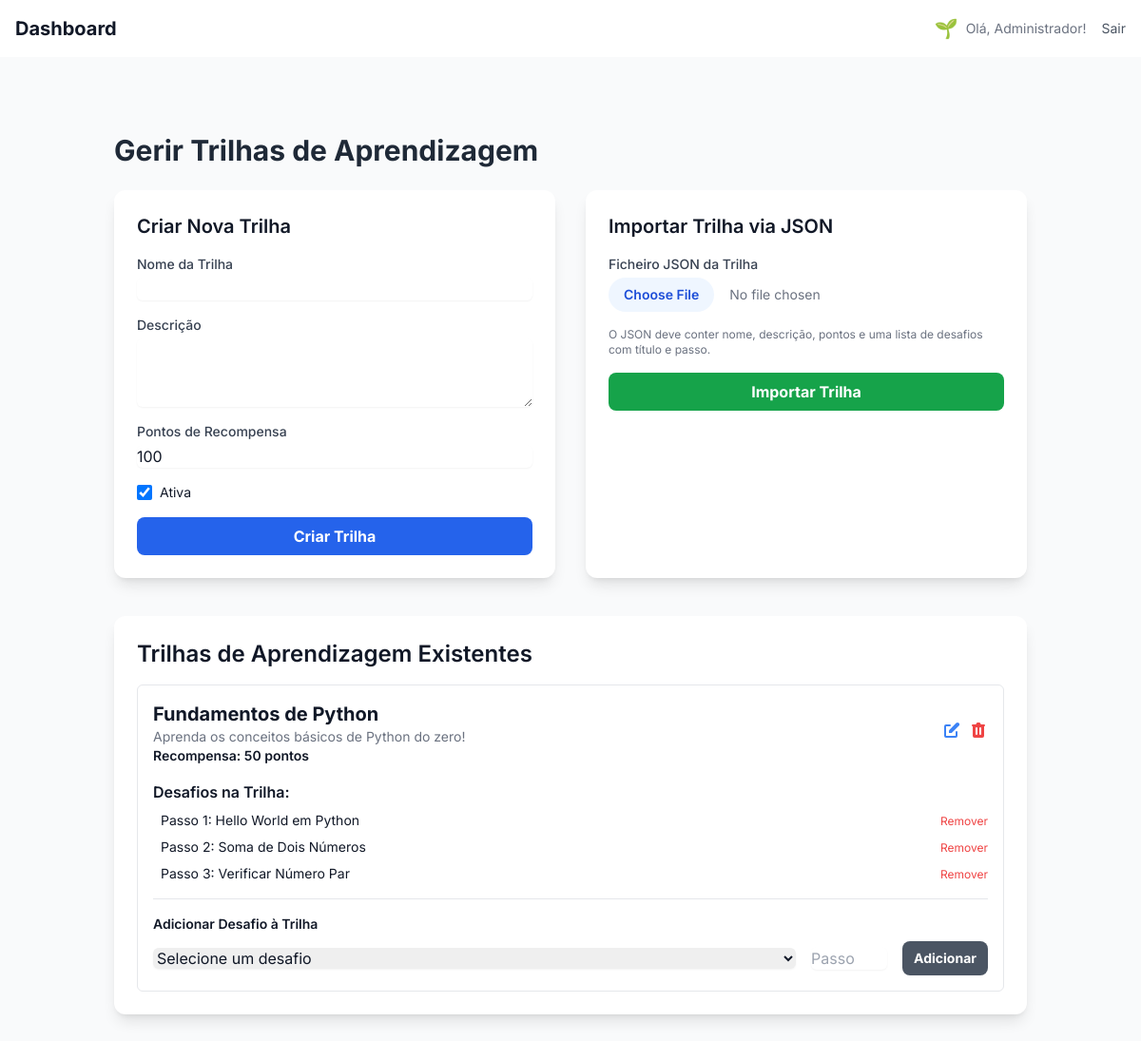
/admin/paths (signed in), run on the app's committed database.
### app.py (models this page shows)
class Level(db.Model):
    id = db.Column(db.Integer, primary_key=True)
    name = db.Column(db.String(50), unique=True, nullable=False)
    min_points = db.Column(db.Integer, unique=True, nullable=False, index=True)
    insignia = db.Column(db.String(255), nullable=True)  # URL ou emoji

class User(UserMixin, db.Model):
    id = db.Column(db.Integer, primary_key=True)
    name = db.Column(db.String(100), nullable=False)
    email = db.Column(db.String(100), unique=True, nullable=False)
    password = db.Column(db.String(200), nullable=False)
    is_admin = db.Column(db.Boolean, default=False)
    phone = db.Column(db.String(20))
    registered_at = db.Column(db.DateTime, default=datetime.utcnow)
    last_login = db.Column(db.DateTime)
    points = db.Column(db.Integer, default=0)
    level_id = db.Column(db.Integer, db.ForeignKey('level.id'), nullable=True)
    level = db.relationship('Level', backref='users')
    team_id = db.Column(db.Integer, db.ForeignKey('team.id'), nullable=True)
    avatar_url = db.Column(db.String(255), nullable=True)

class LearningPath(db.Model):
    id = db.Column(db.Integer, primary_key=True)
    name = db.Column(db.String(150), unique=True, nullable=False)
    description = db.Column(db.Text, nullable=True)
    reward_points = db.Column(db.Integer, default=100)
    is_active = db.Column(db.Boolean, default=True)
    challenges = db.relationship('PathChallenge', order_by='PathChallenge.step', cascade='all, delete-orphan', back_populates='path')

class PathChallenge(db.Model):
    path_id = db.Column(db.Integer, db.ForeignKey('learning_path.id'), primary_key=True)
    challenge_id = db.Column(db.Integer, db.ForeignKey('challenge.id'), primary_key=True)
    step = db.Column(db.Integer, nullable=False)
    challenge = db.relationship('Challenge')
    path = db.relationship('LearningPath', back_populates='challenges')

class Challenge(db.Model):
    id = db.Column(db.Integer, primary_key=True)
    title = db.Column(db.String(200), nullable=False)
    description = db.Column(db.Text, nullable=False)
    expected_answer = db.Column(db.String(500), nullable=False)
    points_reward = db.Column(db.Integer, default=10)
    level_required = db.Column(db.String(50), default='Iniciante')
    is_team_challenge = db.Column(db.Boolean, default=False)
    hint = db.Column(db.Text, nullable=True)
    hint_cost = db.Column(db.Integer, default=5)
    created_at = db.Column(db.DateTime, default=datetime.utcnow)
    challenge_type = db.Column(db.String(50), nullable=False, default='text')
    expected_output = db.Column(db.Text, nullable=True)

### app.py (the view, shortened to what this page needs)
@app.route('/admin/paths', methods=['GET', 'POST'])
@login_required
def admin_paths():
    if not current_user.is_admin:
        flash('Acesso negado.', 'error')
        return redirect(url_for('index'))
    form = BaseForm()
    all_paths = LearningPath.query.all()
    all_challenges = Challenge.query.all()
    return render_template('admin_paths.html', paths=all_paths, challenges=all_challenges, form=form)

### app.py
class BaseForm(FlaskForm):
    csrf_token = HiddenField()

### app.py (called while the page is built)
@login_manager.user_loader
def load_user(user_id):
    return User.query.get(int(user_id))

@app.context_processor
def inject_user_gamification_data():
    if current_user.is_authenticated and current_user.level:
        return dict(user_level_insignia=current_user.level.insignia)
    return dict(user_level_insignia='')

@app.context_processor
def inject_gamification_progress():
    if not current_user.is_authenticated:
        return {}
    progress_data = {'percentage': 0, 'next_level_points': None}
    if current_user.level:
        current_level = current_user.level
        next_level = Level.query.filter(Level.min_points > current_level.min_points).order_by(Level.min_points.asc()).first()
        if next_level:
            points_for_level = next_level.min_points - current_level.min_points
            points_achieved = current_user.points - current_level.min_points
            progress_data['percentage'] = max(0, min(100, (points_achieved / points_for_level) * 100 if points_for_level > 0 else 100))
            progress_data['next_level_points'] = next_level.min_points
        else:
            progress_data['percentage'] = 100
    return dict(progress=progress_data)

### templates/admin_paths.html (shortened to what this page needs)
{% extends "admin_base.html" %}
{% block content %}
<div class="container mx-auto px-4 py-8">
    <h1 class="text-3xl font-bold mb-6 text-gray-800 dark:text-white">Gerir Trilhas de Aprendizagem</h1>
    <div class="grid grid-cols-1 lg:grid-cols-2 gap-8 mb-10">
        <div class="lg:col-span-1 bg-white dark:bg-gray-800 p-6 rounded-xl shadow-lg">
            <h2 class="text-xl font-semibold mb-4">Criar Nova Trilha</h2>
            <form method="POST" action="{{ url_for('admin_paths') }}" class="space-y-4">
                <div>
                    <label for="name" class="block text-sm font-medium text-gray-700 dark:text-gray-300">Nome da Trilha</label>
                    <input type="text" name="name" id="name" required class="mt-1 block w-full rounded-md dark:bg-gray-700 border-gray-300 dark:border-gray-600 shadow-sm focus:border-indigo-500 focus:ring-indigo-500">
                </div>
                <div>
                    <label for="description" class="block text-sm font-medium text-gray-700 dark:text-gray-300">Descrição</label>
                    <textarea name="description" id="description" rows="3" class="mt-1 block w-full rounded-md dark:bg-gray-700 border-gray-300 dark:border-gray-600 shadow-sm focus:border-indigo-500 focus:ring-indigo-500"></textarea>
                </div>
                <div>
                    <label for="reward_points" class="block text-sm font-medium text-gray-700 dark:text-gray-300">Pontos de Recompensa</label>
                    <input type="number" name="reward_points" id="reward_points" value="100" class="mt-1 block w-full rounded-md dark:bg-gray-700 border-gray-300 dark:border-gray-600 shadow-sm focus:border-indigo-500 focus:ring-indigo-500">
                </div>
                <div class="flex items-center">
                    <input type="checkbox" name="is_active" id="is_active" checked class="h-4 w-4 rounded border-gray-300 text-indigo-600 focus:ring-indigo-500">
                    <label for="is_active" class="ml-2 block text-sm text-gray-900 dark:text-gray-200">Ativa</label>
                </div>
                <button type="submit" class="w-full bg-blue-600 hover:bg-blue-700 text-white font-bold py-2 px-4 rounded-lg transition">Criar Trilha</button>
            </form>
        </div>
        <div class="lg:col-span-1 bg-white dark:bg-gray-800 p-6 rounded-xl shadow-lg">
            <h2 class="text-xl font-semibold mb-4">Importar Trilha via JSON</h2>
            <form method="POST" action="{{ url_for('admin_paths') }}" enctype="multipart/form-data" class="space-y-4">
                <div>
                    <label for="path_file" class="block text-sm font-medium text-gray-700 dark:text-gray-300">Ficheiro JSON da Trilha</label>
                    <input type="file" name="path_file" id="path_file" required accept=".json" class="mt-1 block w-full text-sm text-gray-500 file:mr-4 file:py-2 file:px-4 file:rounded-full file:border-0 file:text-sm file:font-semibold file:bg-blue-50 file:text-blue-700 hover:file:bg-blue-100 dark:file:bg-gray-700 dark:file:text-gray-200 dark:hover:file:bg-gray-600">
                </div>
                <p class="text-xs text-gray-500 dark:text-gray-400">O JSON deve conter nome, descrição, pontos e uma lista de desafios com título e passo.</p>
                <button type="submit" class="w-full bg-green-600 hover:bg-green-700 text-white font-bold py-2 px-4 rounded-lg transition">Importar Trilha</button>
            </form>
        </div>
    </div>
    <div class="bg-white dark:bg-gray-800 p-6 rounded-xl shadow-lg">
        <h2 class="text-2xl font-semibold mb-4">Trilhas de Aprendizagem Existentes</h2>
        <div class="space-y-6">
            {% for path in paths %}
            <div class="border border-gray-200 dark:border-gray-700 p-4 rounded-md">
                <div class="flex justify-between items-center">
                    <div>
                        <h3 class="text-xl font-bold">{{ path.name }} {% if not path.is_active %}<span class="text-sm text-red-500">(Inativa)</span>{% endif %}</h3>
                        <p class="text-sm text-gray-500 dark:text-gray-400">{{ path.description }}</p>
                        <p class="text-sm font-semibold">Recompensa: {{ path.reward_points }} pontos</p>
                    </div>
                    <div class="flex space-x-2">
                        <a href="{{ url_for('admin_edit_path', path_id=path.id) }}" class="text-blue-500 hover:text-blue-700 dark:text-blue-400 dark:hover:text-blue-300">
                        </a>
                        <form action="{{ url_for('admin_delete_path', path_id=path.id) }}" method="POST" onsubmit="return confirm('Tem certeza que deseja excluir esta trilha?');">
                            <button type="submit" class="text-red-500 hover:text-red-700 dark:text-red-400 dark:hover:text-red-300">
                            </button>
                        </form>
                    </div>
                </div>
                <div class="mt-4">
                    <h4 class="font-semibold">Desafios na Trilha:</h4>
                    {% if path.challenges %}
                    <ul class="list-decimal list-inside pl-2 mt-2 space-y-2">
                        {% for path_challenge in path.challenges %}
                        <li class="text-sm flex justify-between items-center">
                            <span>Passo {{ path_challenge.step }}: {{ path_challenge.challenge.title }}</span>
                            <form action="{{ url_for('admin_remove_challenge_from_path', path_id=path.id, challenge_id=path_challenge.challenge_id) }}" method="POST">
                                <button type="submit" class="text-red-500 hover:text-red-700 text-xs">Remover</button>
                            </form>
                        </li>
                        {% endfor %}
                    </ul>
                    {% else %}
                    <p class="text-sm text-gray-500 dark:text-gray-400 mt-2">Nenhum desafio adicionado ainda.</p>
                    {% endif %}
                </div>
                 <div class="mt-4 border-t dark:border-gray-700 pt-4">
                    <h4 class="font-semibold mb-2 text-sm">Adicionar Desafio à Trilha</h4>
                    <form method="POST" action="{{ url_for('admin_paths') }}" class="flex items-center gap-4">
                        <select name="challenge_id" class="flex-grow rounded-md dark:bg-gray-700 border-gray-300 dark:border-gray-600 shadow-sm">
                            <option value="">Selecione um desafio</option>
                        </select>
                        <input type="number" name="step" placeholder="Passo" required class="w-20 rounded-md dark:bg-gray-700 border-gray-300 dark:border-gray-600 shadow-sm">
                        <button type="submit" class="bg-gray-600 hover:bg-gray-700 text-white font-bold py-2 px-3 rounded-lg text-sm">Adicionar</button>
                    </form>
                </div>
            </div>
            {% else %}
            <p>Nenhuma trilha de aprendizagem criada ainda. Use o formulário acima para começar.</p>
            {% endfor %}
        </div>
    </div>
</div>
{% endblock %}

### templates/admin_base.html (shortened to what this page needs)
<!DOCTYPE html>
<html lang="pt-BR">
<head>
    <script src="https://cdn.tailwindcss.com"></script>
    <link href="{{ url_for('static', filename='styles.css') }}" rel="stylesheet">
    <link rel="stylesheet" href="https://cdnjs.cloudflare.com/ajax/libs/font-awesome/6.4.2/css/all.min.css">
</head>
<body class="bg-gray-100 dark:bg-gray-900 text-gray-900 dark:text-gray-100 flex min-h-screen">
    <div class="flex-1 flex flex-col">
        <header class="bg-white dark:bg-gray-800 shadow-sm p-4 flex justify-between items-center">
            <h1 class="text-xl font-bold text-gray-900 dark:text-gray-100">{% block page_title %}Dashboard{% endblock %}
            </h1>
            <div class="flex items-center space-x-4">
                <span class="text-sm text-gray-500 dark:text-gray-400 flex items-center">
                    {% if current_user.is_authenticated and current_user.level and current_user.level.insignia %}
                    {% if 'cloudinary' in current_user.level.insignia %}
                    <img src="{{ current_user.level.insignia }}" alt="{{ current_user.level.name }}"
                        class="w-6 h-6 rounded-full object-cover mr-2">
                    {% else %}
                    <span class="text-xl mr-2">{{ current_user.level.insignia }}</span>
                    {% endif %}
                    {% endif %}
                    Olá, {{ current_user.name }}!
                </span>
                <a href="{{ url_for('logout') }}"
                    class="text-sm text-gray-600 dark:text-gray-400 hover:underline">Sair</a>
            </div>
        </header>
        <main class="flex-1 p-6 bg-gray-50 dark:bg-gray-900/50">
            <div class="container mx-auto px-4 py-6">
                {% block content %}{% endblock %}
            </div>
        </main>
    </div>
</body>
</html>

### static/styles.css (style rules this page uses)
:root { --primary-500: #3b82f6; --primary-600: #2563eb; --success-500: #10b981; --error-500: #ef4444; --bg-light-primary: #f3f4f6; --bg-light-secondary: #ffffff; --bg-light-tertiary: #f9fafb; --text-light-primary: #111827; --text-light-secondary: #6b7280; --border-light: #e5e7eb; --chat-user-bubble-bg: linear-gradient(135deg, #3b82f6, #60a5fa); --chat-bot-bubble-bg: #f3f4f6; --chat-welcome-bubble-bg: #eef2ff; --font-family-base: 'Inter', -apple-system, BlinkMacSystemFont, 'Segoe UI', Roboto, sans-serif; }
*, *::before, *::after { box-sizing: border-box; margin: 0; padding: 0; }
html { scroll-behavior: smooth; }
body { font-family: var(--font-family-base); line-height: 1.6; background-color: var(--bg-light-primary); color: var(--text-light-primary); transition: background-color 0.3s, color 0.3s; }

### data on the page
Level: level.insignia "🌱"
User: name "Administrador"
LearningPath: name "Fundamentos de Python", description "Aprenda os conceitos básicos de Python do zero!", reward_points "50"
PathChallenge: step "1", challenge "Hello World em Python"
PathChallenge: step "2", challenge "Soma de Dois Números"
PathChallenge: step "3", challenge "Verificar Número Par"
